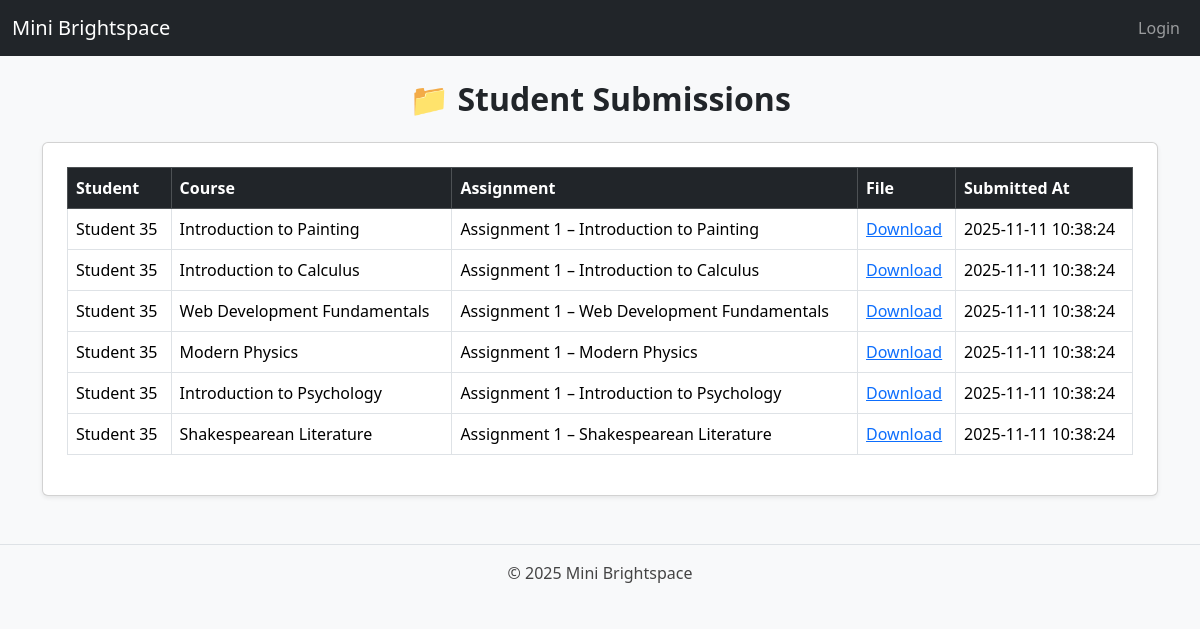
Page /assignments/view_submissions.php (signed in) on the committed database.
### tables this page shows
CREATE TABLE `submissions` (
  `submission_id` int(11) NOT NULL,
  `assignment_id` int(11) NOT NULL,
  `student_id` int(11) NOT NULL,
  `file_path` varchar(255) DEFAULT NULL,
  `submitted_at` datetime DEFAULT current_timestamp(),
  `grade` decimal(5,2) DEFAULT NULL
);

CREATE TABLE `users` (
  `user_id` int(11) NOT NULL,
  `name` varchar(100) NOT NULL,
  `email` varchar(100) NOT NULL,
  `password` varchar(255) NOT NULL,
  `role` enum('student','teacher','admin') NOT NULL
);

CREATE TABLE `courses` (
  `course_id` int(11) NOT NULL,
  `course_name` varchar(150) NOT NULL,
  `description` text DEFAULT NULL,
  `teacher_id` int(11) NOT NULL
);

CREATE TABLE `assignments` (
  `assignment_id` int(11) NOT NULL,
  `course_id` int(11) NOT NULL,
  `title` varchar(150) NOT NULL,
  `description` text DEFAULT NULL,
  `due_date` datetime NOT NULL
);

### includes/bootstrap.php (called while the page is built, shortened)
<?php
function render($view, $data = []) {
    extract($data);
    include BASE_DIR . '/includes/header.php';
    include BASE_DIR . '/views/' . $view . '.php';
    include BASE_DIR . '/includes/footer.php';
}

### assignments/view_submissions.php (called while the page is built, shortened)
<?php
require_once __DIR__ . '/../includes/bootstrap.php';
$user_id = $_SESSION['user_id'];
$role = $_SESSION['role'];
if ($role === 'teacher') {
    $sql = "SELECT s.submission_id, u.name AS student_name, c.course_name,
                   a.title, s.file_path, s.submitted_at
            FROM submissions s
            JOIN users u ON s.student_id = u.user_id
            JOIN assignments a ON s.assignment_id = a.assignment_id
            JOIN courses c ON a.course_id = c.course_id
            WHERE a.teacher_id = ?
            ORDER BY s.submitted_at DESC";
    $stmt = $conn->prepare($sql);
    $stmt->bind_param("i", $user_id);
    $stmt->execute();
    $result = $stmt->get_result();
} else if ($role === 'student') {
    $sql = "SELECT s.submission_id, u.name AS student_name, c.course_name,
                   a.title, s.file_path, s.submitted_at
            FROM submissions s
            JOIN users u ON s.student_id = u.user_id
            JOIN assignments a ON s.assignment_id = a.assignment_id
            JOIN courses c ON a.course_id = c.course_id
            WHERE s.student_id = ?
            ORDER BY s.submitted_at DESC";
    $stmt = $conn->prepare($sql);
    $stmt->bind_param("i", $user_id);
    $stmt->execute();
    $result = $stmt->get_result();
} else {
    header("Location: ../auth/login.php");
    exit();
}
render('view_submissions_view', ['result' => $result]);

### views/view_submissions_view.php (the view)
<h2 class="text-center mb-4">📁 Student Submissions</h2>
<div class="card shadow-sm p-4">
  <table class="table table-bordered table-hover">
    <thead class="table-dark">
      <tr>
        <th>Student</th>
        <th>Course</th>
        <th>Assignment</th>
        <th>File</th>
        <th>Submitted At</th>
      </tr>
    </thead>
    <tbody>
      <?php if ($result && $result->num_rows > 0): ?>
        <?php while ($row = $result->fetch_assoc()): ?>
          <tr>
            <td><?= htmlspecialchars($row['student_name']) ?></td>
            <td><?= htmlspecialchars($row['course_name']) ?></td>
            <td><?= htmlspecialchars($row['title']) ?></td>
            <td><a href="<?= $row['file_path'] ?>" target="_blank">Download</a></td>
            <td><?= htmlspecialchars($row['submitted_at']) ?></td>
          </tr>
        <?php endwhile; ?>
      <?php else: ?>
        <tr><td colspan="5" class="text-center text-muted">No submissions yet.</td></tr>
      <?php endif; ?>
    </tbody>
  </table>
</div>

### assets/css/style.css (style rules this page uses)
body { background-color: #f8f9fa; font-family: 'Segoe UI', sans-serif; }
h2 { font-weight: 600; }
.table { background: white; }

### rows in the picture
submissions: student.name "Student 35", courses.course_name "Introduction to Painting", assignment.title "Assignment 1 – Introduction to Painting", submitted_at "2025-11-11 10:38:24"
submissions: student.name "Student 35", courses.course_name "Introduction to Calculus", assignment.title "Assignment 1 – Introduction to Calculus", submitted_at "2025-11-11 10:38:24"
submissions: student.name "Student 35", courses.course_name "Web Development Fundamentals", assignment.title "Assignment 1 – Web Development Fundamentals", submitted_at "2025-11-11 10:38:24"
submissions: student.name "Student 35", courses.course_name "Modern Physics", assignment.title "Assignment 1 – Modern Physics", submitted_at "2025-11-11 10:38:24"
submissions: student.name "Student 35", courses.course_name "Introduction to Psychology", assignment.title "Assignment 1 – Introduction to Psychology", submitted_at "2025-11-11 10:38:24"
submissions: student.name "Student 35", courses.course_name "Shakespearean Literature", assignment.title "Assignment 1 – Shakespearean Literature", submitted_at "2025-11-11 10:38:24"
